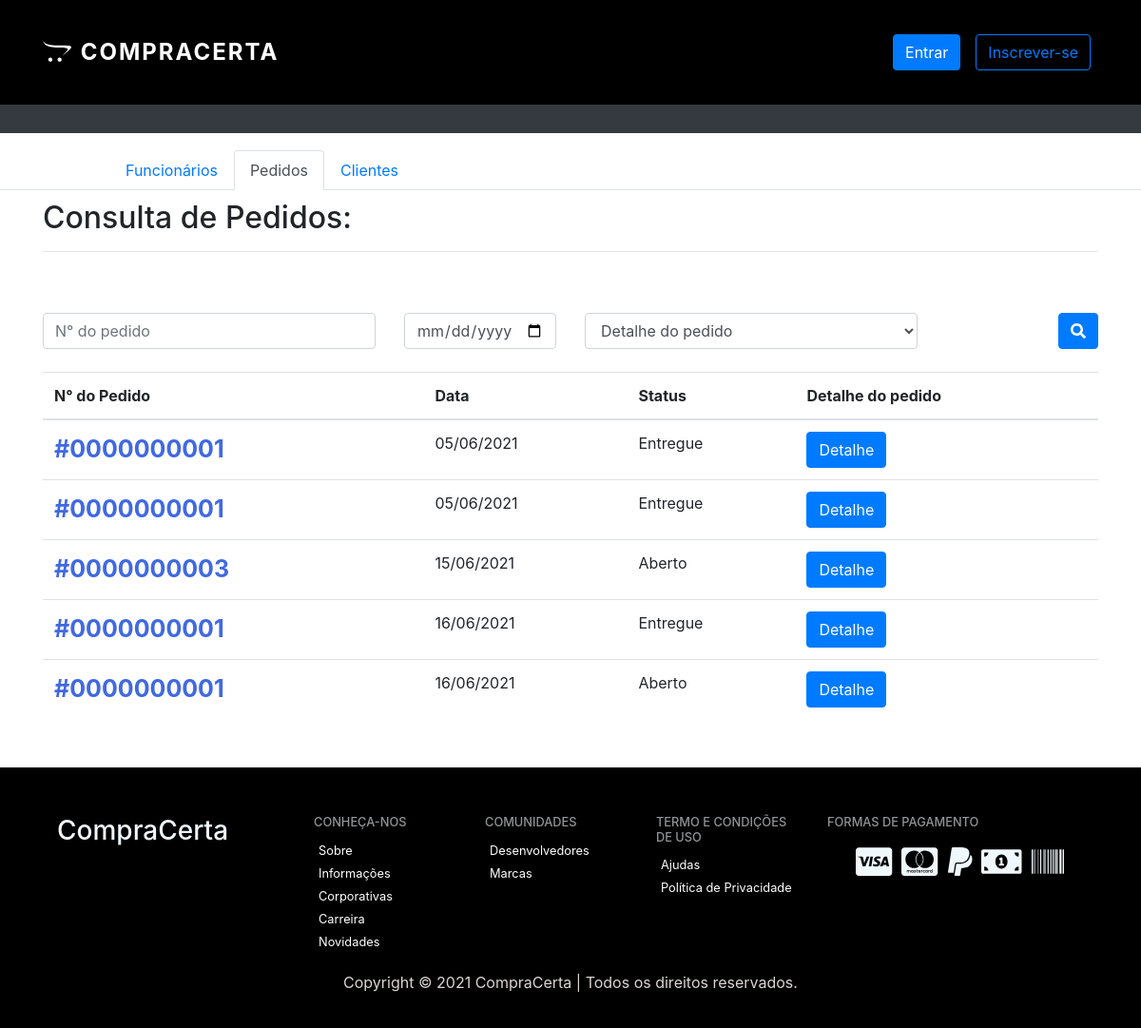
Screenshot of /Views/admin-gerente/pedidos-consulta.php with the database file from the repository.
### tables this page shows
CREATE TABLE `pedidos` (
  `idPedido` int(11) NOT NULL,
  `userId` int(11) NOT NULL,
  `status` varchar(50) NOT NULL,
  `dataDaCompra` datetime NOT NULL,
  `pedidoAvaliado` tinyint(1) NOT NULL
);

### Models/Pedido_Service.php (called while the page is built, shortened)
<?php
require_once 'Pedido_Model.php';
class PedidoService
{
  public function getPedidos() {
    try {
      $conexao =Conexao::conectar();
      $sql = "SELECT * FROM pedidos";
      $stmt = $conexao -> prepare($sql);
      $stmt -> execute();
      $pedidos = array();
      while ($data = $stmt->fetch()) {
        $pedido = new PedidoModel($data["userId"], $data["status"]);
        $pedido->setId($data["userId"]);
        $pedido->setDataDaCompra($data["dataDaCompra"]);
        $pedido->setPedidoAvaliado($data["pedidoAvaliado"]);
        array_push($pedidos, $pedido);
      }
      return $pedidos;
    } catch (PDOException $e) {
      return null;
    }
  }
}

### Controllers/PedidoController.php (called while the page is built, shortened)
<?php
class PedidoController
{
  public static function getPedidos() {
    $pedidoService = new PedidoService();
    $allPedidos = $pedidoService->getPedidos();
    $activePedidos = array();
    return array('all' => $allPedidos, 'active' => $activePedidos);
  }
}
?>

### Models/Pedido_Model.php (called while the page is built, shortened)
<?php
class PedidoModel
{
    private $id;
    private $status;
    private $dataDaCompra;
    public function __construct($userId, $status) {
        $this->status = $status;
        $this->dataDaCompra = (new DateTime("now", new DateTimeZone('America/Sao_Paulo')))->format('Y-m-d H:i:s');
    }
    public function getId() {
        return $this->id;
    }
    public function setId($id) {
        $this->id = $id;
    }
    public function getStatus() {
        return $this->status;
    }
    public function getDataDaCompra() {
        return $this->dataDaCompra;
    }
    public function setDataDaCompra($dataDaCompra) {
        $this->dataDaCompra = $dataDaCompra;
    }
}
?>

### Views/admin-gerente/pedidos-consulta.php (the view, shortened to what this page needs)
<?php
require_once "../../Models/Pedido_Model.php";
require_once "../../Models/Pedido_Service.php";
require_once "../../Controllers/PedidoController.php";
$pedidos = PedidoController::getPedidos()["all"];
?>
<!DOCTYPE html>
<html lang="pt-br">
<head>
  <link rel="stylesheet" href="https://stackpath.bootstrapcdn.com/bootstrap/4.1.3/css/bootstrap.min.css">
  <link rel="stylesheet" href="https://use.fontawesome.com/releases/v5.3.1/css/all.css">
  <link rel="stylesheet" type="text/css" href="../../Assets/css/my-style.css">
  <link rel="stylesheet" href="https://maxcdn.bootstrapcdn.com/bootstrap/4.0.0/css/bootstrap.min.css">
  <header>
  <nav class="navbar navbar-expand-md fixed-top navbar-black">
        <div class="container">
          <a style="color: #fff;
          font-size: 24px;
          text-transform: uppercase;
          text-decoration: none;
          font-weight: 700;
          letter-spacing: 2px;" href="PaginaGerente.php" class="navbar-brand"><i style="margin-right: 2px;" class="fab fa-opencart"></i>
            CompraCerta
          </a>
          <div class="collapse navbar-collapse" id="nav-principal">
            <ul class="navbar-nav ml-auto">
              <?php if (!isset($_SESSION['user'])) { ?>
              <li class="nav-item">
                <a href="login.php" class="nav-link"><Compre Agora type="Compre Agora" class="btn btn-primary">Entrar</Compre Agora></a>
              </li>
              <li class="nav-item">
                <a href="cadastro.php" class="nav-link"><Compre Agora type="Compre Agora" class="btn btn-outline-primary">Inscrever-se</Compre Agora></a>
              </li>
              <?php } ?>
        </div>
  </header>
</head>
<body id="page-gerente">
  <section id="cadastro" style=" height: 110px;">
  </section>
  <nav style="background-color: black; height: 30px;" class="navbar navbar-expand-lg navbar-dark bg-dark mb-5">
  </nav>
  <ul style="padding-left: 115px; margin-bottom: 10px; margin-top: -30px;" class="nav nav-tabs">
    <li class="nav-item">
      <a class="nav-link" href="PaginaGerente.php">Funcionários</a>
    </li>
    <li class="nav-item">
      <a class="nav-link active" href="pedidos-consulta.php">Pedidos</a>
    </li>
    <li class="nav-item">
      <a class="nav-link" href="cliente-consulta.php">Clientes</a>
    </li>
  </ul>
  <div class="container">
    <div class="row">
      <div class="col mb-5">
        <h2>Consulta de Pedidos:</h2>
        <hr>
      </div>
    </div>
    <div class="row mb-4">
      <div class="col-md-4">
        <input type="text" class="form-control" placeholder="N° do pedido" id="numero-pedido" />
      </div>
      <div class="col-md-2">
        <input type="date" class="form-control" id="data-pedido" />
      </div>
      <div class="col-md-4">
        <select class="form-control" id="detalhe-pedido">
          <option value="">Detalhe do pedido</option>
        </select>
      </div>
      <div class="col-md-2 d-flex justify-content-end">
        <button type="button" class="btn btn-primary" onclick="pesquisarDespesa()">
          <i class="fas fa-search"></i>
        </button>
      </div>
    </div>
    <div class="row">
      <div class="col">
        <table class="table">
          <thead>
            <tr>
              <th>N° do Pedido</th>
              <th>Data</th>
              <th>Status</th>
              <th>Detalhe do pedido</th>
            </tr>
          </thead>
          <tbody id="listaDespesas">
            <?php
            foreach ($pedidos as $pedido) {
              $dataHora = explode(' ', $pedido->getDataDaCompra());
              $data = explode('-', $dataHora["0"]);
              $data = implode('/', array_reverse($data));
            ?>
              <tr>
                <th style="font-size: 25px; color: royalblue;" scope="row">#<?= str_pad($pedido->getId(), 10, "0", STR_PAD_LEFT) ?></th>
                <td><?= $data ?></td>
                <td><?= $pedido->getStatus() ?></td>
                <td><a href="" class="btn btn-primary">Detalhe</a></td>
              </tr>
            <?php } ?>
          </tbody>
        </table>
      </div>
    </div>
  </div>
  <footer>
    <div class="container">
      <div class="row col-12">
        <div class="col-3">
          <h3 style="color: aliceblue;">CompraCerta</h3>
        </div>
        <div class="col-2">
          <h4>Conheça-nos</h4>
          <ul class="navbar-nav">
            <li><a href="">Sobre</a></li>
            <li><a href="">Informações Corporativas</a></li>
            <li><a href="">Carreira</a></li>
            <li><a href="">Novidades</a></li>
          </ul>
        </div>
        <div class="col-2">
          <h4>COMUNIDADES</h4>
          <ul class="navbar-nav">
            <li><a href="">Desenvolvedores</a></li>
            <li><a href="">Marcas</a></li>
          </ul>
        </div>
        <div class="col-2">
          <h4>Termo e condições de uso</h4>
          <ul class="navbar-nav">
            <li><a href="">Ajudas</a></li>
            <li><a href="">Política de Privacidade</a></li>
          </ul>
        </div>
        <div class="col-3">
          <h4>Formas de Pagamento</h4>
          <ul class="row">
            <li style="color: aliceblue; font-size: 34px;"><i class="fab fa-cc-visa"></i></li>
            <li style="color: aliceblue; font-size: 34px;"><i class="fab fa-cc-mastercard"></i></li>
            <li style="color: aliceblue; font-size: 34px;"><i class="fab fa-paypal"></i></li>
            <li style="color: aliceblue; font-size: 34px;"><i class="fas fa-money-bill-alt"></i></li>
            <li style="color: aliceblue; font-size: 34px;"><i class="fas fa-barcode"></i></li>
          </ul>
        </div>
      </div>
    </div>
    <div class="" style="text-align: center; margin-top: 20px; color: rgb(221, 212, 212);">
      <p>Copyright &copy; 2021 CompraCerta | Todos os direitos reservados.</p>
    </div>
  </footer>
</body>
</html>

### Assets/css/my-style.css (style rules this page uses)
.navbar { background: black; height: 110px; }
footer { margin-top: 35px; background: black; padding: 50px 0px 20px 0px; position: relative; }
footer h4 { color: #919496; font-size: 0.8em; text-transform: uppercase; }
footer .navbar-nav a { color: white; font-size: 0.8em; }
footer ul { list-style: none; }
footer ul li { float: right; margin: 0 5px; }
table { margin-bottom: 50px; }

### rows the page displays
pedidos: userId "0000000001", dataDaCompra "05/06/2021", status "Entregue"
pedidos: userId "0000000001", dataDaCompra "05/06/2021", status "Entregue"
pedidos: userId "0000000003", dataDaCompra "15/06/2021", status "Aberto"
pedidos: userId "0000000001", dataDaCompra "16/06/2021", status "Entregue"
pedidos: userId "0000000001", dataDaCompra "16/06/2021", status "Aberto"
